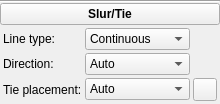
<?xml version="1.0" encoding="UTF-8"?>
<ui version="4.0">
 <class>InspectorSlur</class>
 <widget class="QWidget" name="InspectorSlur">
  <property name="geometry">
   <rect>
    <x>0</x>
    <y>0</y>
    <width>220</width>
    <height>104</height>
   </rect>
  </property>
  <property name="accessibleName">
   <string>Slur/Tie Inspector</string>
  </property>
  <layout class="QVBoxLayout" name="verticalLayout">
   <property name="spacing">
    <number>0</number>
   </property>
   <property name="leftMargin">
    <number>0</number>
   </property>
   <property name="topMargin">
    <number>0</number>
   </property>
   <property name="rightMargin">
    <number>0</number>
   </property>
   <property name="bottomMargin">
    <number>0</number>
   </property>
   <item>
    <widget class="QFrame" name="frame">
     <property name="frameShape">
      <enum>QFrame::HLine</enum>
     </property>
     <property name="frameShadow">
      <enum>QFrame::Sunken</enum>
     </property>
    </widget>
   </item>
   <item>
    <widget class="QToolButton" name="title">
     <property name="sizePolicy">
      <sizepolicy hsizetype="Preferred" vsizetype="Preferred">
       <horstretch>0</horstretch>
       <verstretch>0</verstretch>
      </sizepolicy>
     </property>
     <property name="font">
      <font>
       <weight>75</weight>
       <bold>true</bold>
      </font>
     </property>
     <property name="text">
      <string>Slur/Tie</string>
     </property>
    </widget>
   </item>
   <item>
    <widget class="QWidget" name="panel" native="true">
     <layout class="QGridLayout" name="gridLayout">
      <property name="leftMargin">
       <number>3</number>
      </property>
      <property name="topMargin">
       <number>3</number>
      </property>
      <property name="rightMargin">
       <number>3</number>
      </property>
      <property name="bottomMargin">
       <number>3</number>
      </property>
      <property name="spacing">
       <number>3</number>
      </property>
      <item row="1" column="1">
       <widget class="QComboBox" name="lineType">
        <property name="sizePolicy">
         <sizepolicy hsizetype="Expanding" vsizetype="Fixed">
          <horstretch>0</horstretch>
          <verstretch>0</verstretch>
         </sizepolicy>
        </property>
        <property name="accessibleName">
         <string>Line type</string>
        </property>
        <item>
         <property name="text">
          <string>Continuous</string>
         </property>
        </item>
        <item>
         <property name="text">
          <string>Dotted</string>
         </property>
        </item>
        <item>
         <property name="text">
          <string>Dashed</string>
         </property>
        </item>
        <item>
         <property name="text">
          <string>Wide Dashed</string>
         </property>
        </item>
       </widget>
      </item>
      <item row="1" column="0">
       <widget class="QLabel" name="label_2">
        <property name="text">
         <string>Line type:</string>
        </property>
        <property name="alignment">
         <set>Qt::AlignLeading|Qt::AlignLeft|Qt::AlignVCenter</set>
        </property>
        <property name="buddy">
         <cstring>lineType</cstring>
        </property>
       </widget>
      </item>
      <item row="2" column="0">
       <widget class="QLabel" name="label_1">
        <property name="text">
         <string>Direction:</string>
        </property>
        <property name="alignment">
         <set>Qt::AlignLeading|Qt::AlignLeft|Qt::AlignVCenter</set>
        </property>
        <property name="buddy">
         <cstring>slurDirection</cstring>
        </property>
       </widget>
      </item>
      <item row="2" column="1">
       <widget class="QComboBox" name="slurDirection">
        <property name="sizePolicy">
         <sizepolicy hsizetype="Expanding" vsizetype="Fixed">
          <horstretch>0</horstretch>
          <verstretch>0</verstretch>
         </sizepolicy>
        </property>
        <property name="accessibleName">
         <string>Direction</string>
        </property>
        <item>
         <property name="text">
          <string>Auto</string>
         </property>
        </item>
        <item>
         <property name="text">
          <string>Up</string>
         </property>
        </item>
        <item>
         <property name="text">
          <string>Down</string>
         </property>
        </item>
       </widget>
      </item>
      <item row="1" column="2">
       <widget class="Ms::ResetButton" name="resetLineType" native="true">
        <property name="sizePolicy">
         <sizepolicy hsizetype="Fixed" vsizetype="Preferred">
          <horstretch>0</horstretch>
          <verstretch>0</verstretch>
         </sizepolicy>
        </property>
        <property name="accessibleName">
         <string>Reset 'Line type' value</string>
        </property>
       </widget>
      </item>
      <item row="2" column="2">
       <widget class="Ms::ResetButton" name="resetSlurDirection" native="true">
        <property name="sizePolicy">
         <sizepolicy hsizetype="Fixed" vsizetype="Preferred">
          <horstretch>0</horstretch>
          <verstretch>0</verstretch>
         </sizepolicy>
        </property>
        <property name="accessibleName">
         <string>Reset 'Direction' value</string>
        </property>
       </widget>
      </item>
     <item row="3" column="0"><widget class="QLabel" name="tiePlacementLabel"><property name="text"><string>Tie placement:</string></property></widget></item>
<item row="3" column="1"><widget class="QComboBox" name="tiePlacement"><item><property name="text"><string>Auto</string></property></item><item><property name="text"><string>Inside</string></property></item><item><property name="text"><string>Outside</string></property></item></widget></item>
<item row="3" column="2"><widget class="QToolButton" name="resetTiePlacement"><property name="toolTip"><string>Reset to default</string></property><property name="icon"><iconset resource="musescore.qrc"><normaloff>:/data/icons/edit-reset.svg</normaloff>:/data/icons/edit-reset.svg</iconset></property></widget></item>
</layout>
    </widget>
   </item>
  </layout>
 </widget>
 <customwidgets>
  <customwidget>
   <class>Ms::ResetButton</class>
   <extends>QWidget</extends>
   <header>inspector/resetButton.h</header>
   <container>1</container>
  </customwidget>
 </customwidgets>
 <tabstops>
  <tabstop>title</tabstop>
  <tabstop>lineType</tabstop>
  <tabstop>slurDirection</tabstop>
 </tabstops>
 <resources/>
 <connections/>
</ui>
